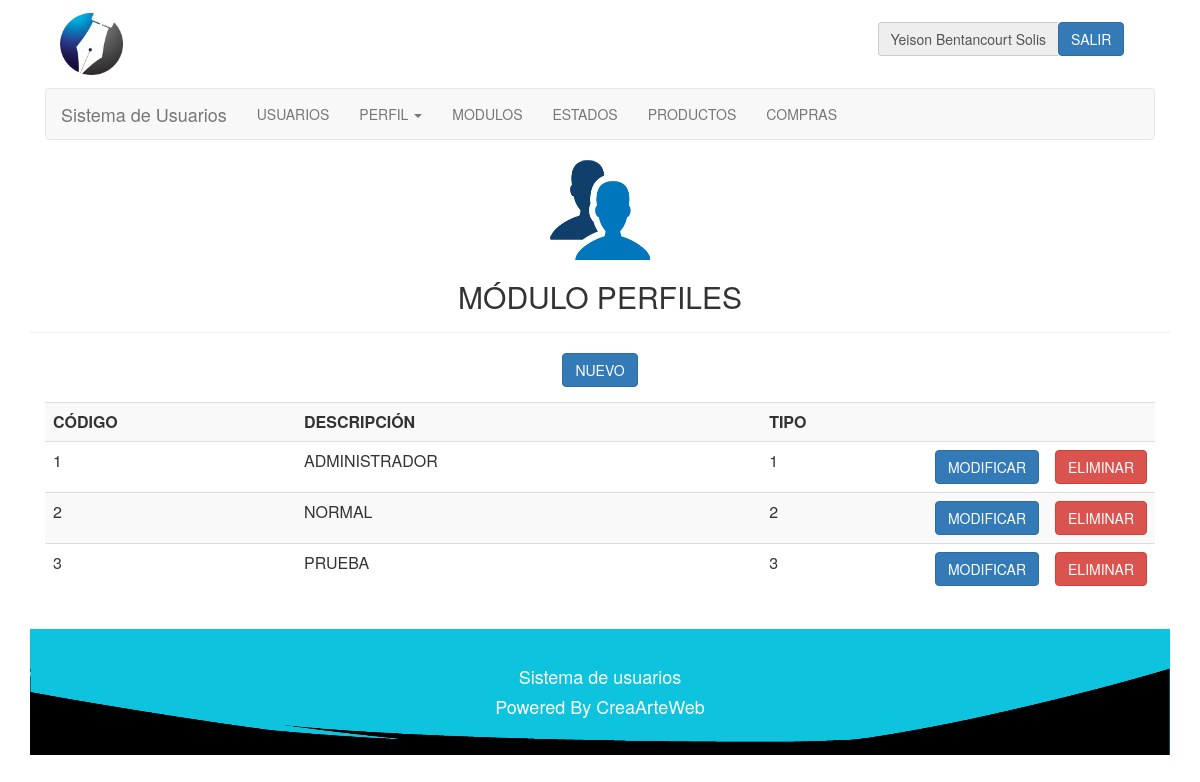
Page /php/perfiles/perfiles.php (signed in) on the committed database.
### tables this page shows
CREATE TABLE IF NOT EXISTS `modulo` (
  `codigomodulo` int(10) NOT NULL,
  `descripcion` varchar(40) NOT NULL,
  `ruta` varchar(40) NOT NULL,
  `tipo` int(2) NOT NULL COMMENT '1-normal, 2-submenu, 3-principal submenu',
  PRIMARY KEY (`codigomodulo`)
);

CREATE TABLE IF NOT EXISTS `perfil` (
  `codigoperfil` int(2) NOT NULL,
  `descripcion` varchar(20) NOT NULL,
  `tipo` int(5) NOT NULL,
  PRIMARY KEY (`codigoperfil`)
);

### php/lib/session.php (called while the page is built, shortened)
<?php
	include("../class/Usuario.php");
	include("../class/Modulo.php");
	include("../class/Perfil.php");
	if (!isset($_SESSION["iniciada"]))
	{
		header( "location:../lib/logout.php" );
	}
	else
	{
		$miUsuario = unserialize( $_SESSION['miUsuario'] );
	}
?>

### php/class/Usuario.php (called while the page is built, shortened)
<?php
	class Usuario
	{
		private $perfil;
		function getPerfil()
		{
			return $this->perfil;
		}
	}
?>

### php/class/Modulo.php (called while the page is built, shortened)
<?php
	class Modulo
	{
		var $conexion;
		function setConexion ( $conexion )
		{
			$this -> conexion = $conexion;
		}
		function consultarUnModulo( $id )
		{
			$query = "SELECT *
					FROM modulo
					WHERE codigomodulo=$id";
			$this -> conexion -> conectar();
			$this -> conexion -> consultarRegistro( $query );
			$matrix = $this -> conexion->getMatrix();
			return $matrix;
		}
		function consultarModulosPerfil( $perfil )
		{
			$query = "SELECT * FROM perfilmodulo WHERE codigoperfil = '$perfil' ORDER BY codigomodulo";
			$this -> conexion -> conectar();
			$this -> conexion -> consultarRegistro( $query );
			$matrix = $this -> conexion->getMatrix();
			return $matrix;
		}
		function consultarSubmodulosRecursos( )
		{
			$query = "SELECT * FROM modulo WHERE tipo = 2 ORDER BY codigomodulo";
			$this -> conexion -> conectar();
			$this -> conexion -> consultarRegistro( $query );
			$matrix = $this -> conexion->getMatrix();
			return $matrix;
		}
	}
?>

### php/lib/conexion.php (called while the page is built, shortened)
<?php
	class Conexion
	{
		private $servidor;
		private $usuario;
		private $enlace;
		private $consulta;
		function Conexion( $servidor, $bd, $usuario, $pass )
		{
			$this->servidor = $servidor;
			$this->bd = $bd;
			$this->usuario = $usuario;
		}
		function conectar()
		{
			$this->enlace = mysql_connect( $this->servidor, $this->usuario);
		}
		function consultarRegistro( $query )
		{
			$this->consulta = mysql_query( $query, $this->enlace );
		}
		function getMatrix()
		{
			$matrix = array();
			while( $row = mysql_fetch_array( $this->consulta ) )
			{
				$matrix[] = $row;
			}
			return $matrix;
		}
	}
?>

### php/class/Perfil.php (called while the page is built, shortened)
<?php
	class Perfil
	{
		var $conexion;
		function setConexion ( $conexion )
		{
			$this -> conexion = $conexion;
		}
		function consultarPerfiles( )
		{
			$query = "SELECT * FROM perfil ORDER BY codigoperfil";
			$this -> conexion -> conectar();
			$this -> conexion -> consultarRegistro( $query );
			$matrix = $this -> conexion->getMatrix();
			return $matrix;
		}
	}
?>

### php/perfiles/perfiles.php (the view, shortened to what this page needs)
<?php
	include("../lib/session.php");
?>
<html>
	<head>
		<link href = "../../css/estilo.css" rel="stylesheet" type="text/css" />
		<link href="../../css/bootstrap.min.css" rel="stylesheet" type="text/css">
	</head>
	<body>
		<div class="container">
			<div class ="col-lg-12 col-md-12 col-sm-12 col-xs-12" id='cabecera'>
				<?php
					include('../lib/barraUsuario.php');
				?>
			</div>
			<div class="col-lg-12 col-md-12 col-sm-12 col-xs-12" id='menu'>
				<?php
					include('../lib/menu.php');
				?>
			</div>
			<div class="page-header" align = "center">
				<image src='../../img/perfil.png' class='img-responsive'>
				<h2>MÓDULO PERFILES</h2>
			</div>
			<div align="center" class="class="col-lg-12 col-md-12 col-sm-12 col-xs-12"">
				<button type="button" class="btn btn-primary" data-toggle="modal" data-target="#myModal">
					NUEVO
				</button>
			</div>
			<div class="panel-body">
				<div class="table-responsive">
					<table align = "center" cellpadding = "10px" class = "table table-striped table-hover">
						<tr align = "center">
							<th>CÓDIGO</th>
							<th>DESCRIPCIÓN</th>
							<th>TIPO</th>
							<th style="width:20px;"> </th>
							<th style="width:20px;"> </th>
						</tr>
						<?php
							$objetoPerfil = new Perfil( "", "", "" );
							$objetoPerfil->setConexion( $conexion );
							$perfiles = $objetoPerfil -> consultarPerfiles();
							if( $perfiles )
							foreach( $perfiles as $perfil )
							{
								echo
								"<tr>
									<td>$perfil[0]</td>
									<td>$perfil[1]</td>
									<td>$perfil[2]</td>
									<td><a href='modificarPerfil.php?perfil=$perfil[0]'><button type='button' class='btn btn-primary'>MODIFICAR</button></a></td>
									<td><button type='button' class='btn btn-danger' data-toggle='modal' data-target='#modalPerfil$perfil[0]'>ELIMINAR</button></td>
								</tr>";
							}
						?>
					</table>
				</div>
			</div>
			<div id="footer" class="col-lg-12 col-md-12 col-sm-12 col-xs-12">
				<?php
					include('../lib/footer.php');
				?>
			</div>
		</div>
	<body>
</html>

### php/lib/menu.php (shortened to what this page needs)
<nav class="navbar navbar-default">
	<div class="container-fluid">
		<div class="navbar-header">
		  	<a class="navbar-brand" href="../lib/home.php">
			  	Sistema de Usuarios
		  	</a>
		</div>
		<div class="collapse navbar-collapse" id="bs-example-navbar-collapse-1">
			<ul class="nav navbar-nav">
				<?php
					$miModulo = new Modulo( "", "", "", "" );
					$miModulo -> setConexion( $conexion );
					$modulosPerfil = $miModulo -> consultarModulosPerfil( $miUsuario->getPerfil() );
					if( $modulosPerfil )
					foreach( $modulosPerfil as $moduloP )
					{
						$modulo = $miModulo->consultarUnModulo( $moduloP[2] );
						if( $modulo )
						foreach( $modulo as $modulo2 )
						{
							if( $modulo2['3'] == 1  )
							{
								echo "<li class='divider-vertical'><a href='".$modulo2['2']."'>".$modulo2['1']."</a></li>";
							}
							if( $modulo2['3'] == 3  )
							{
								echo
									"<li class='dropdown' id='menu1'>
										<a class='dropdown-toggle' data-toggle='dropdown' href='#menu1'>".$modulo2['1']."
											<b class='caret'></b>
										</a>
									<ul class='dropdown-menu'>
										<li><a href='".$modulo2['2']."'>".$modulo2['1']."</a></li>";
										echo"
									</ul>
								</li>";
							}
						}
					}
				?>
		  	</ul>
		</div>
	</div>
</nav>

### css/estilo.css (style rules this page uses)
#footer { background-color: #0EC3DE; background-repeat: no-repeat; background-position: center; padding: 2em 0 2em 0; text-align: center; background-image: url('../img/footer.png'); background-size: 100% 100%; color: #FFF; }

### rows in the picture
modulo: descripcion "USUARIOS"
modulo: descripcion "PERFIL"
modulo: descripcion "MODULOS"
modulo: descripcion "ESTADOS"
modulo: descripcion "PRODUCTOS"
modulo: descripcion "COMPRAS"
perfil: codigoperfil "1", descripcion "ADMINISTRADOR", tipo "1"
perfil: codigoperfil "2", descripcion "NORMAL", tipo "2"
perfil: codigoperfil "3", descripcion "PRUEBA", tipo "3"

### other values in the picture
$miUsuario -> getNombre() "Yeison"
$miUsuario -> getApellido() "Bentancourt Solis"
